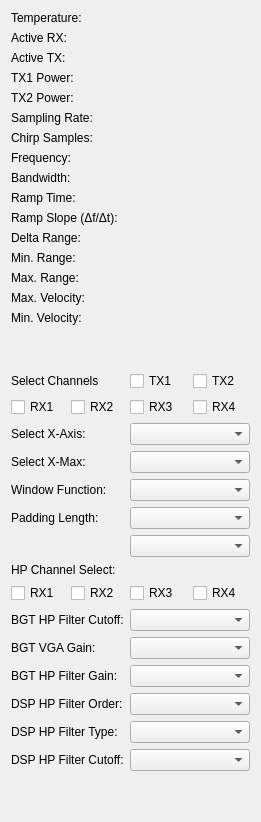
                <widget class="QWidget" name="tab">
                 <attribute name="title">
                  <string>BGT Info &amp;&amp; DSP </string>
                 </attribute>
                 <layout class="QGridLayout" name="gridLayout_11">
                  <item row="0" column="0">
                   <layout class="QGridLayout" name="gridLayout_18">
                    <item row="16" column="0">
                     <widget class="QLabel" name="label_16">
                      <property name="text">
                       <string>Min. Velocity:</string>
                      </property>
                     </widget>
                    </item>
                    <item row="31" column="0">
                     <widget class="QLabel" name="label_11">
                      <property name="text">
                       <string>DSP HP Filter Type:</string>
                      </property>
                     </widget>
                    </item>
                    <item row="22" column="1">
                     <widget class="QComboBox" name="combo_box_window_func">
                      <property name="sizePolicy">
                       <sizepolicy hsizetype="Fixed" vsizetype="Fixed">
                        <horstretch>0</horstretch>
                        <verstretch>0</verstretch>
                       </sizepolicy>
                      </property>
                      <property name="minimumSize">
                       <size>
                        <width>120</width>
                        <height>0</height>
                       </size>
                      </property>
                      <property name="maximumSize">
                       <size>
                        <width>100</width>
                        <height>16777215</height>
                       </size>
                      </property>
                     </widget>
                    </item>
                    <item row="0" column="0">
                     <layout class="QVBoxLayout" name="verticalLayout_3">
                      <item>
                       <widget class="QLabel" name="label_24">
                        <property name="maximumSize">
                         <size>
                          <width>90</width>
                          <height>16777215</height>
                         </size>
                        </property>
                        <property name="text">
                         <string>Temperature:</string>
                        </property>
                       </widget>
                      </item>
                     </layout>
                    </item>
                    <item row="14" column="0">
                     <widget class="QLabel" name="label_13">
                      <property name="text">
                       <string>Max. Range:</string>
                      </property>
                     </widget>
                    </item>
                    <item row="24" column="0">
                     <layout class="QVBoxLayout" name="verticalLayout_19"/>
                    </item>
                    <item row="32" column="1">
                     <widget class="QComboBox" name="combo_box_dsp_hp_filter_cutoff"/>
                    </item>
                    <item row="5" column="1">
                     <layout class="QVBoxLayout" name="verticalLayout_24">
                      <item>
                       <widget class="QLabel" name="label_tx2_power">
                        <property name="text">
                         <string/>
                        </property>
                       </widget>
                      </item>
                     </layout>
                    </item>
                    <item row="11" column="0">
                     <layout class="QVBoxLayout" name="verticalLayout_18">
                      <item>
                       <widget class="QLabel" name="label_31">
                        <property name="sizePolicy">
                         <sizepolicy hsizetype="Fixed" vsizetype="Fixed">
                          <horstretch>0</horstretch>
                          <verstretch>0</verstretch>
                         </sizepolicy>
                        </property>
                        <property name="text">
                         <string>Ramp Slope (Δf/Δt):</string>
                        </property>
                       </widget>
                      </item>
                     </layout>
                    </item>
                    <item row="9" column="1">
                     <widget class="QLabel" name="label_bandwidth">
                      <property name="text">
                       <string/>
                      </property>
                     </widget>
                    </item>
                    <item row="25" column="0">
                     <widget class="QLabel" name="label_7">
                      <property name="text">
                       <string>HP Channel Select:</string>
                      </property>
                     </widget>
                    </item>
                    <item row="31" column="1">
                     <widget class="QComboBox" name="combo_box_dsp_hp_filter_type"/>
                    </item>
                    <item row="7" column="1">
                     <widget class="QLabel" name="label_chrip_samples_out">
                      <property name="sizePolicy">
                       <sizepolicy hsizetype="Fixed" vsizetype="Fixed">
                        <horstretch>0</horstretch>
                        <verstretch>0</verstretch>
                       </sizepolicy>
                      </property>
                      <property name="maximumSize">
                       <size>
                        <width>90</width>
                        <height>16777215</height>
                       </size>
                      </property>
                      <property name="text">
                       <string/>
                      </property>
                     </widget>
                    </item>
                    <item row="23" column="0">
                     <widget class="QLabel" name="label_22">
                      <property name="text">
                       <string>Padding Length:</string>
                      </property>
                     </widget>
                    </item>
                    <item row="28" column="0">
                     <widget class="QLabel" name="label_9">
                      <property name="text">
                       <string>BGT VGA Gain:</string>
                      </property>
                     </widget>
                    </item>
                    <item row="9" column="0">
                     <widget class="QLabel" name="label_33">
                      <property name="sizePolicy">
                       <sizepolicy hsizetype="Preferred" vsizetype="Fixed">
                        <horstretch>0</horstretch>
                        <verstretch>0</verstretch>
                       </sizepolicy>
                      </property>
                      <property name="text">
                       <string>Bandwidth:</string>
                      </property>
                     </widget>
                    </item>
                    <item row="1" column="1">
                     <widget class="QLabel" name="label_rx_mode_out">
                      <property name="sizePolicy">
                       <sizepolicy hsizetype="Fixed" vsizetype="Fixed">
                        <horstretch>0</horstretch>
                        <verstretch>0</verstretch>
                       </sizepolicy>
                      </property>
                      <property name="maximumSize">
                       <size>
                        <width>90</width>
                        <height>16777215</height>
                       </size>
                      </property>
                      <property name="text">
                       <string/>
                      </property>
                     </widget>
                    </item>
                    <item row="11" column="1">
                     <widget class="QLabel" name="label_ramp_slop">
                      <property name="sizePolicy">
                       <sizepolicy hsizetype="Preferred" vsizetype="Fixed">
                        <horstretch>0</horstretch>
                        <verstretch>0</verstretch>
                       </sizepolicy>
                      </property>
                      <property name="text">
                       <string/>
                      </property>
                     </widget>
                    </item>
                    <item row="20" column="1">
                     <widget class="QComboBox" name="combo_box_select_axis_x">
                      <property name="maximumSize">
                       <size>
                        <width>120</width>
                        <height>30</height>
                       </size>
                      </property>
                     </widget>
                    </item>
                    <item row="0" column="1">
                     <widget class="QLabel" name="label_temperature_out">
                      <property name="sizePolicy">
                       <sizepolicy hsizetype="Fixed" vsizetype="Fixed">
                        <horstretch>0</horstretch>
                        <verstretch>0</verstretch>
                       </sizepolicy>
                      </property>
                      <property name="maximumSize">
                       <size>
                        <width>90</width>
                        <height>16777215</height>
                       </size>
                      </property>
                      <property name="text">
                       <string/>
                      </property>
                     </widget>
                    </item>
                    <item row="27" column="0">
                     <widget class="QLabel" name="label_6">
                      <property name="text">
                       <string>BGT HP Filter Cutoff:</string>
                      </property>
                     </widget>
                    </item>
                    <item row="21" column="0">
                     <widget class="QLabel" name="label_23">
                      <property name="text">
                       <string>Select X-Max:</string>
                      </property>
                     </widget>
                    </item>
                    <item row="10" column="0">
                     <widget class="QLabel" name="label_29">
                      <property name="sizePolicy">
                       <sizepolicy hsizetype="Fixed" vsizetype="Fixed">
                        <horstretch>0</horstretch>
                        <verstretch>0</verstretch>
                       </sizepolicy>
                      </property>
                      <property name="text">
                       <string>Ramp Time:</string>
                      </property>
                     </widget>
                    </item>
                    <item row="24" column="1">
                     <widget class="QComboBox" name="combo_box_fft_len">
                      <property name="sizePolicy">
                       <sizepolicy hsizetype="Fixed" vsizetype="Fixed">
                        <horstretch>0</horstretch>
                        <verstretch>0</verstretch>
                       </sizepolicy>
                      </property>
                      <property name="minimumSize">
                       <size>
                        <width>120</width>
                        <height>0</height>
                       </size>
                      </property>
                      <property name="maximumSize">
                       <size>
                        <width>100</width>
                        <height>16777215</height>
                       </size>
                      </property>
                     </widget>
                    </item>
                    <item row="7" column="0">
                     <layout class="QVBoxLayout" name="verticalLayout_11">
                      <item>
                       <widget class="QLabel" name="label_28">
                        <property name="text">
                         <string>Chirp Samples:</string>
                        </property>
                       </widget>
                      </item>
                     </layout>
                    </item>
                    <item row="13" column="0">
                     <widget class="QLabel" name="label_30">
                      <property name="text">
                       <string>Min. Range:</string>
                      </property>
                     </widget>
                    </item>
                    <item row="23" column="1">
                     <widget class="QComboBox" name="combo_box_padding_len">
                      <property name="minimumSize">
                       <size>
                        <width>120</width>
                        <height>0</height>
                       </size>
                      </property>
                      <property name="maximumSize">
                       <size>
                        <width>100</width>
                        <height>16777215</height>
                       </size>
                      </property>
                     </widget>
                    </item>
                    <item row="3" column="0">
                     <layout class="QVBoxLayout" name="verticalLayout_14"/>
                    </item>
                    <item row="17" column="1">
                     <layout class="QVBoxLayout" name="verticalLayout_6"/>
                    </item>
                    <item row="15" column="0">
                     <widget class="QLabel" name="label_14">
                      <property name="text">
                       <string>Max. Velocity:</string>
                      </property>
                     </widget>
                    </item>
                    <item row="30" column="1">
                     <widget class="QComboBox" name="combo_box_dsp_hp_filter_order">
                      <property name="sizePolicy">
                       <sizepolicy hsizetype="Fixed" vsizetype="Fixed">
                        <horstretch>0</horstretch>
                        <verstretch>0</verstretch>
                       </sizepolicy>
                      </property>
                      <property name="minimumSize">
                       <size>
                        <width>120</width>
                        <height>0</height>
                       </size>
                      </property>
                      <property name="maximumSize">
                       <size>
                        <width>100</width>
                        <height>16777215</height>
                       </size>
                      </property>
                     </widget>
                    </item>
                    <item row="21" column="1">
                     <widget class="QComboBox" name="combo_box_set_max_axis_x"/>
                    </item>
                    <item row="10" column="1">
                     <layout class="QVBoxLayout" name="verticalLayout_23">
                      <item>
                       <widget class="QLabel" name="label_ramp_time">
                        <property name="text">
                         <string/>
                        </property>
                       </widget>
                      </item>
                     </layout>
                    </item>
                    <item row="20" column="0">
                     <widget class="QLabel" name="label34">
                      <property name="maximumSize">
                       <size>
                        <width>90</width>
                        <height>30</height>
                       </size>
                      </property>
                      <property name="text">
                       <string>Select X-Axis: </string>
                      </property>
                     </widget>
                    </item>
                    <item row="4" column="1">
                     <widget class="QLabel" name="label_tx1_power">
                      <property name="text">
                       <string/>
                      </property>
                     </widget>
                    </item>
                    <item row="2" column="1">
                     <widget class="QLabel" name="label_tx_mode_out">
                      <property name="sizePolicy">
                       <sizepolicy hsizetype="Fixed" vsizetype="Fixed">
                        <horstretch>0</horstretch>
                        <verstretch>0</verstretch>
                       </sizepolicy>
                      </property>
                      <property name="maximumSize">
                       <size>
                        <width>90</width>
                        <height>16777215</height>
                       </size>
                      </property>
                      <property name="text">
                       <string/>
                      </property>
                     </widget>
                    </item>
                    <item row="30" column="0">
                     <widget class="QLabel" name="label_21">
                      <property name="text">
                       <string>DSP HP Filter Order:</string>
                      </property>
                     </widget>
                    </item>
                    <item row="1" column="0">
                     <layout class="QVBoxLayout" name="verticalLayout_7">
                      <item>
                       <widget class="QLabel" name="label_25">
                        <property name="text">
                         <string>Active RX:</string>
                        </property>
                       </widget>
                      </item>
                     </layout>
                    </item>
                    <item row="17" column="0">
                     <spacer name="verticalSpacer_3">
                      <property name="orientation">
                       <enum>Qt::Vertical</enum>
                      </property>
                      <property name="sizeHint" stdset="0">
                       <size>
                        <width>20</width>
                        <height>40</height>
                       </size>
                      </property>
                     </spacer>
                    </item>
                    <item row="19" column="0">
                     <layout class="QHBoxLayout" name="horizontalLayout_6">
                      <item>
                       <widget class="QCheckBox" name="check_box_spectrum_rx1">
                        <property name="text">
                         <string>RX1</string>
                        </property>
                       </widget>
                      </item>
                      <item>
                       <widget class="QCheckBox" name="check_box_spectrum_rx2">
                        <property name="text">
                         <string>RX2</string>
                        </property>
                       </widget>
                      </item>
                     </layout>
                    </item>
                    <item row="4" column="0">
                     <widget class="QLabel" name="label_2">
                      <property name="text">
                       <string>TX1 Power:</string>
                      </property>
                     </widget>
                    </item>
                    <item row="26" column="0">
                     <layout class="QVBoxLayout" name="verticalLayout_21">
                      <item>
                       <layout class="QHBoxLayout" name="horizontalLayout">
                        <item>
                         <widget class="QCheckBox" name="check_box_hp_rx1">
                          <property name="text">
                           <string>RX1</string>
                          </property>
                         </widget>
                        </item>
                        <item>
                         <widget class="QCheckBox" name="check_box_hp_rx2">
                          <property name="text">
                           <string>RX2</string>
                          </property>
                         </widget>
                        </item>
                       </layout>
                      </item>
                     </layout>
                    </item>
                    <item row="6" column="1">
                     <widget class="QLabel" name="label_sampling_rate_out">
                      <property name="sizePolicy">
                       <sizepolicy hsizetype="Fixed" vsizetype="Fixed">
                        <horstretch>0</horstretch>
                        <verstretch>0</verstretch>
                       </sizepolicy>
                      </property>
                      <property name="maximumSize">
                       <size>
                        <width>90</width>
                        <height>16777215</height>
                       </size>
                      </property>
                      <property name="text">
                       <string/>
                      </property>
                     </widget>
                    </item>
                    <item row="16" column="1">
                     <widget class="QLabel" name="label_min_velocity">
                      <property name="text">
                       <string/>
                      </property>
                     </widget>
                    </item>
                    <item row="33" column="0">
                     <layout class="QVBoxLayout" name="verticalLayout_20">
                      <item>
                       <spacer name="verticalSpacer_2">
                        <property name="orientation">
                         <enum>Qt::Vertical</enum>
                        </property>
                        <property name="sizeType">
                         <enum>QSizePolicy::Fixed</enum>
                        </property>
                        <property name="sizeHint" stdset="0">
                         <size>
                          <width>20</width>
                          <height>40</height>
                         </size>
                        </property>
                       </spacer>
                      </item>
                     </layout>
                    </item>
                    <item row="15" column="1">
                     <widget class="QLabel" name="label_max_velocity">
                      <property name="text">
                       <string/>
                      </property>
                     </widget>
                    </item>
                    <item row="22" column="0">
                     <widget class="QLabel" name="label_20">
                      <property name="text">
                       <string>Window Function:</string>
                      </property>
                     </widget>
                    </item>
                    <item row="14" column="1">
                     <widget class="QLabel" name="label_max_range">
                      <property name="text">
                       <string/>
                      </property>
                     </widget>
                    </item>
                    <item row="19" column="1">
                     <layout class="QHBoxLayout" name="horizontalLayout_5">
                      <item>
                       <widget class="QCheckBox" name="check_box_spectrum_rx3">
                        <property name="text">
                         <string>RX3</string>
                        </property>
                       </widget>
                      </item>
                      <item>
                       <widget class="QCheckBox" name="check_box_spectrum_rx4">
                        <property name="text">
                         <string>RX4</string>
                        </property>
                       </widget>
                      </item>
                     </layout>
                    </item>
                    <item row="8" column="1">
                     <widget class="QLabel" name="label_frequency">
                      <property name="text">
                       <string/>
                      </property>
                     </widget>
                    </item>
                    <item row="5" column="0">
                     <widget class="QLabel" name="label_3">
                      <property name="text">
                       <string>TX2 Power:</string>
                      </property>
                     </widget>
                    </item>
                    <item row="18" column="0">
                     <layout class="QVBoxLayout" name="verticalLayout_12">
                      <item>
                       <widget class="QLabel" name="label_5">
                        <property name="sizePolicy">
                         <sizepolicy hsizetype="Fixed" vsizetype="Fixed">
                          <horstretch>0</horstretch>
                          <verstretch>0</verstretch>
                         </sizepolicy>
                        </property>
                        <property name="text">
                         <string>Select Channels</string>
                        </property>
                       </widget>
                      </item>
                     </layout>
                    </item>
                    <item row="13" column="1">
                     <widget class="QLabel" name="label_min_range">
                      <property name="text">
                       <string/>
                      </property>
                     </widget>
                    </item>
                    <item row="27" column="1">
                     <layout class="QVBoxLayout" name="verticalLayout_17">
                      <item>
                       <widget class="QComboBox" name="combo_box_bgt_hp_fc"/>
                      </item>
                     </layout>
                    </item>
                    <item row="8" column="0">
                     <widget class="QLabel" name="label_12">
                      <property name="text">
                       <string>Frequency:</string>
                      </property>
                     </widget>
                    </item>
                    <item row="2" column="0">
                     <layout class="QVBoxLayout" name="verticalLayout_9">
                      <item>
                       <widget class="QLabel" name="label_26">
                        <property name="text">
                         <string>Active TX:</string>
                        </property>
                       </widget>
                      </item>
                     </layout>
                    </item>
                    <item row="29" column="0">
                     <widget class="QLabel" name="label_8">
                      <property name="text">
                       <string>BGT HP Filter Gain:</string>
                      </property>
                     </widget>
                    </item>
                    <item row="6" column="0">
                     <layout class="QVBoxLayout" name="verticalLayout_10">
                      <item>
                       <widget class="QLabel" name="label_27">
                        <property name="text">
                         <string>Sampling Rate:</string>
                        </property>
                       </widget>
                      </item>
                     </layout>
                    </item>
                    <item row="29" column="1">
                     <widget class="QComboBox" name="combo_box_bgt_hp_gain"/>
                    </item>
                    <item row="18" column="1">
                     <layout class="QHBoxLayout" name="horizontalLayout_4">
                      <item>
                       <widget class="QCheckBox" name="check_box_spectrum_tx1">
                        <property name="text">
                         <string>TX1</string>
                        </property>
                       </widget>
                      </item>
                      <item>
                       <widget class="QCheckBox" name="check_box_spectrum_tx2">
                        <property name="text">
                         <string>TX2</string>
                        </property>
                       </widget>
                      </item>
                     </layout>
                    </item>
                    <item row="32" column="0">
                     <widget class="QLabel" name="label_dsp_hp_filter_cutoff">
                      <property name="text">
                       <string>DSP HP Filter Cutoff:</string>
                      </property>
                     </widget>
                    </item>
                    <item row="28" column="1">
                     <widget class="QComboBox" name="combo_box_bgt_vga_gain"/>
                    </item>
                    <item row="26" column="1">
                     <layout class="QHBoxLayout" name="horizontalLayout_3">
                      <item>
                       <widget class="QCheckBox" name="check_box_hp_rx3">
                        <property name="text">
                         <string>RX3</string>
                        </property>
                       </widget>
                      </item>
                      <item>
                       <widget class="QCheckBox" name="check_box_hp_rx4">
                        <property name="text">
                         <string>RX4</string>
                        </property>
                       </widget>
                      </item>
                     </layout>
                    </item>
                    <item row="12" column="1">
                     <widget class="QLabel" name="label_delta_range">
                      <property name="text">
                       <string/>
                      </property>
                     </widget>
                    </item>
                    <item row="12" column="0">
                     <widget class="QLabel" name="label_32">
                      <property name="text">
                       <string>Delta Range:</string>
                      </property>
                     </widget>
                    </item>
                   </layout>
                  </item>
                 </layout>
                </widget>
